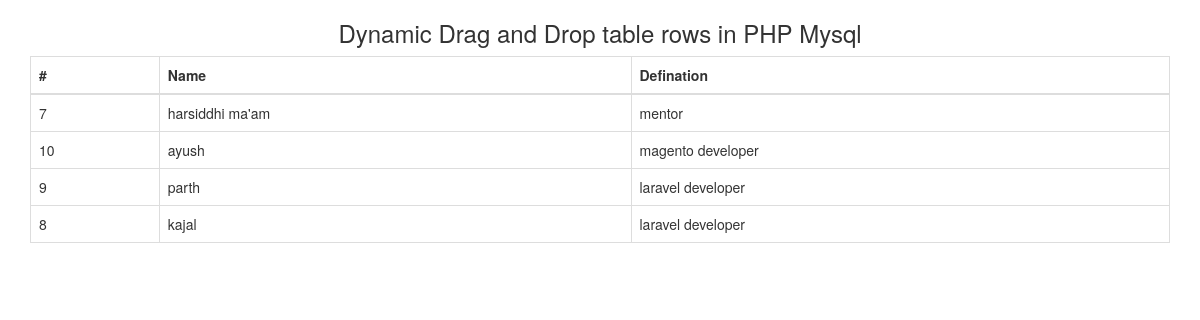
The page / on the database its author committed.
### tables this page shows
CREATE TABLE `sorting_items` (
  `id` int(10) NOT NULL,
  `title` varchar(120) NOT NULL,
  `description` text NOT NULL,
  `position_order` int(11) NOT NULL
);

### index.php (the view, shortened to what this page needs)
<!DOCTYPE html>
<html>
<head>
    <link rel="stylesheet" href="https://maxcdn.bootstrapcdn.com/bootstrap/3.3.7/css/bootstrap.min.css">
</head>
<body>
    <div class="container">
        <h3 class="text-center">Dynamic Drag and Drop table rows in PHP Mysql </h3>
        <table class="table table-bordered">
            <tr>
                <th>#</th>
                <th>Name</th>
                <th>Defination</th>
            </tr>
            <tbody class="row_position">
            <?php
            require('db_config.php');
            $sql = "SELECT * FROM sorting_items ORDER BY position_order";
            $users = $mysqli->query($sql);
            while($user = $users->fetch_assoc()){
            ?>
                <tr  id="<?php echo $user['id'] ?>">
                    <td><?php echo $user['id'] ?></td>
                    <td><?php echo $user['title'] ?></td>
                    <td><?php echo $user['description'] ?></td>
                </tr>
            <?php } ?>
            </tbody>
        </table>
    </div>
</body>
</html>

### rows shown on the page
sorting_items: id "7", title "harsiddhi ma'am", description "mentor"
sorting_items: id "10", title "ayush", description "magento developer"
sorting_items: id "9", title "parth", description "laravel developer"
sorting_items: id "8", title "kajal", description "laravel developer"
